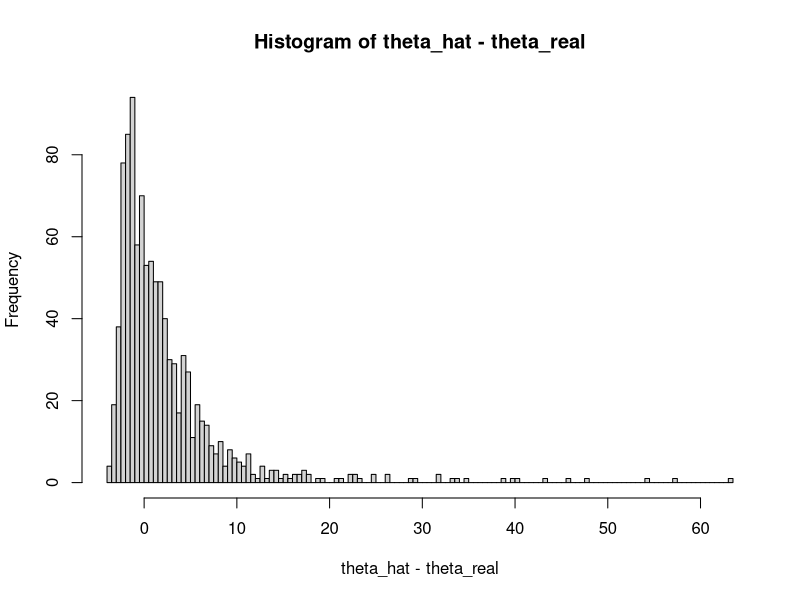
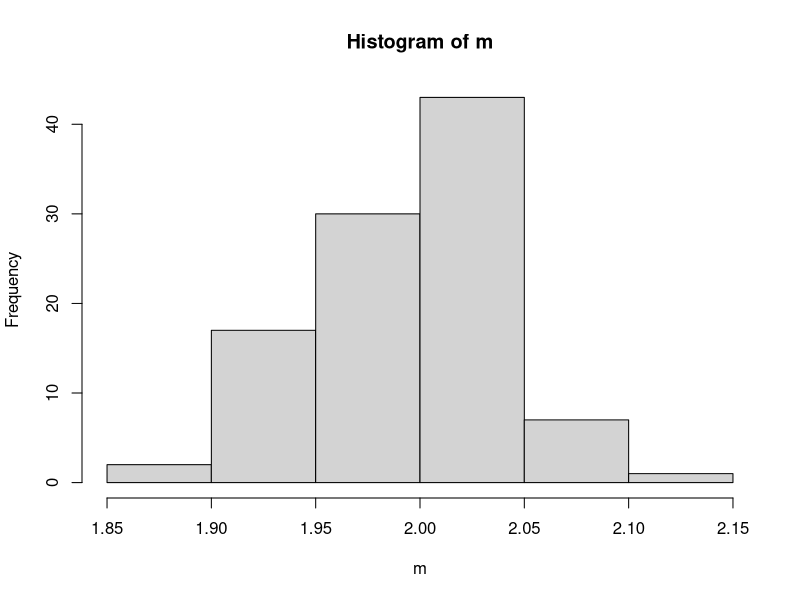
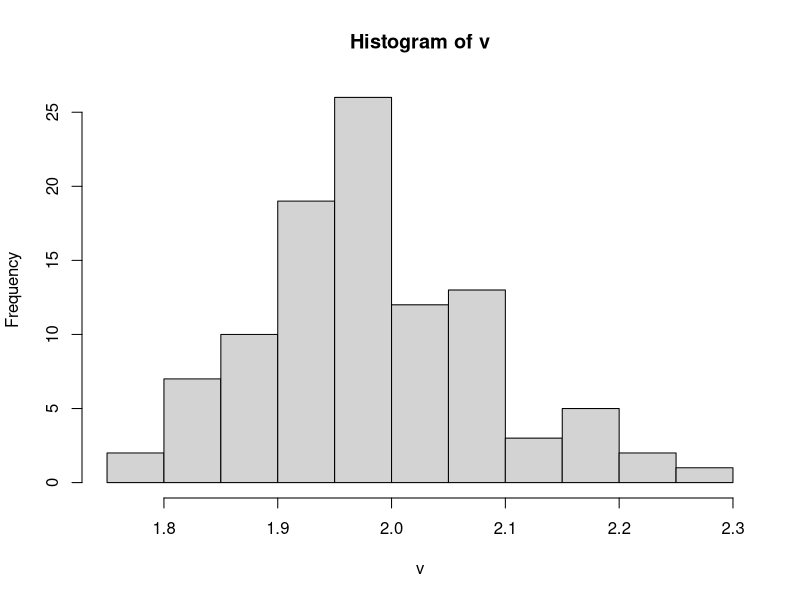
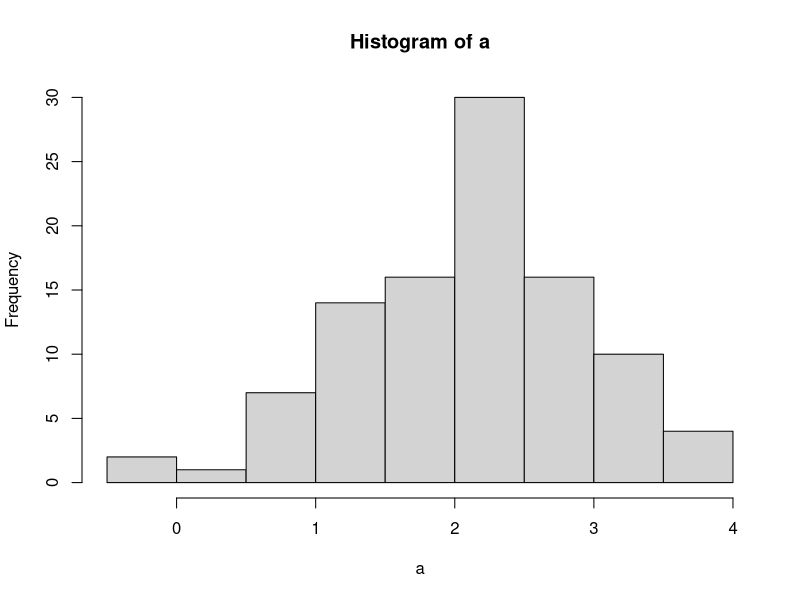

Source code (R) for these figures, in order:
## ---- chunk 1
theta_real <- 5
X <- matrix(rexp(n = 1000 * 3, rate = theta_real), ncol = 3)

T <- apply(X = X, MARGIN = 1, FUN = sum)

theta_hat <- 3 / T

hist(theta_hat - theta_real, breaks = 100)

## ---- chunk 2
mean(theta_hat - theta_real)
## ---- chunk 3
U <- 2 / T
mean(U - theta_real)
## ---- chunk 4
var(U) + mean(U-theta_real)^2
## ---- chunk 5
var(theta_hat) + mean(theta_hat-theta_real)^2
## ---- chunk 6
theta_bayes <- 4/(2+T)
var(theta_bayes) + mean(theta_bayes-theta_real)^2
## ---- chunk 7
X <- matrix(rpois(n = 1000*100, lambda = 2), nrow = 100)

m <- apply(X, 1, mean)
v<- apply(X, 1, var)
a <- apply(X, 1, function(x, alpha){alpha*mean(x) + (1-alpha)*var(x)}, alpha = 10)

hist(m)
hist(v)
hist(a)

